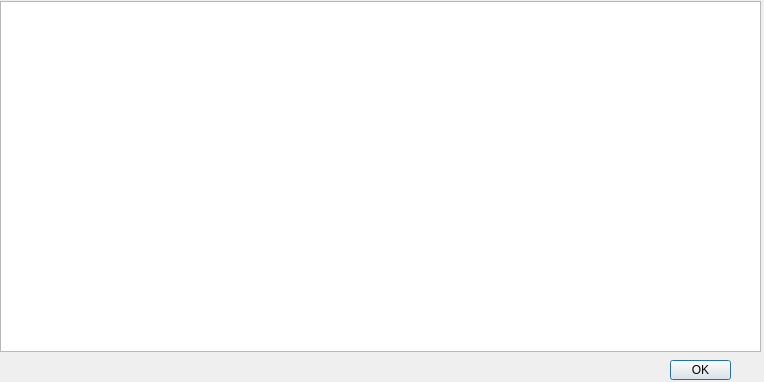
<?xml version="1.0" encoding="UTF-8"?>
<ui version="4.0">
 <class>Traverse</class>
 <widget class="QDialog" name="Traverse">
  <property name="geometry">
   <rect>
    <x>0</x>
    <y>0</y>
    <width>764</width>
    <height>382</height>
   </rect>
  </property>
  <property name="windowTitle">
   <string>Traverse</string>
  </property>
  <widget class="QPushButton" name="ok_Putton">
   <property name="geometry">
    <rect>
     <x>670</x>
     <y>360</y>
     <width>61</width>
     <height>20</height>
    </rect>
   </property>
   <property name="text">
    <string>OK</string>
   </property>
  </widget>
  <widget class="QGraphicsView" name="graphicsView">
   <property name="geometry">
    <rect>
     <x>0</x>
     <y>1</y>
     <width>761</width>
     <height>351</height>
    </rect>
   </property>
   <property name="mouseTracking">
    <bool>true</bool>
   </property>
  </widget>
 </widget>
 <resources/>
 <connections/>
</ui>
